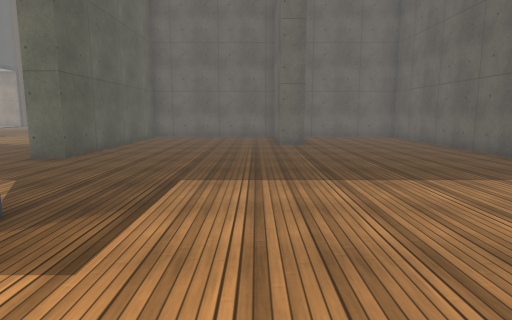
[1] (above)

23 first-person views from a walk through a scene from a Unity 3-D project. The camera is 1.3 m above the floor, tilts 8° down and sees 75° across. The floor is counted in squares, 1 m on a side. Each view is taken from the middle of a square. On the plan, view 1 faces up. The plan holds only what a view shows up to about 14 squares ahead; the rest is blank. The place goes on beyond the plan. The player character is not drawn. Some animated figures are not drawn. Surface patterns are stand-ins for the level's own textures.

[2]
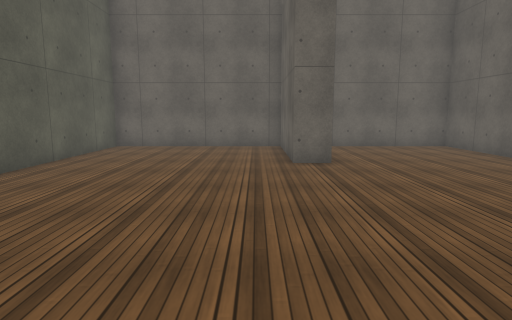

[3]
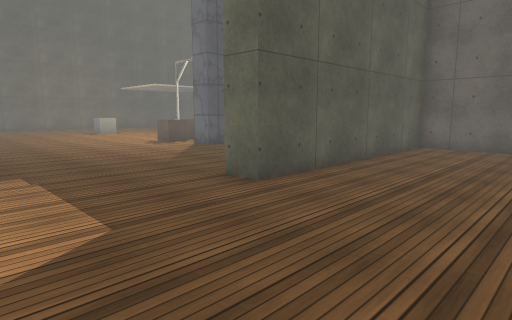

[4]
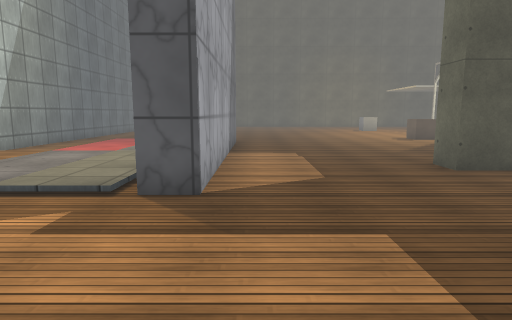

[5]
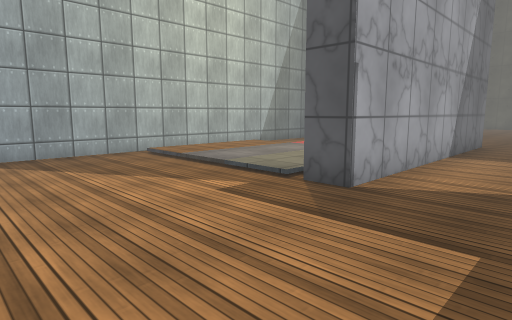

[6]
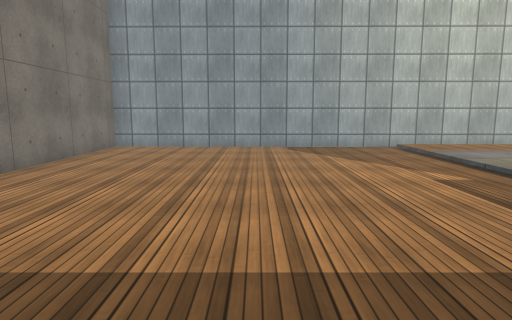

[7]
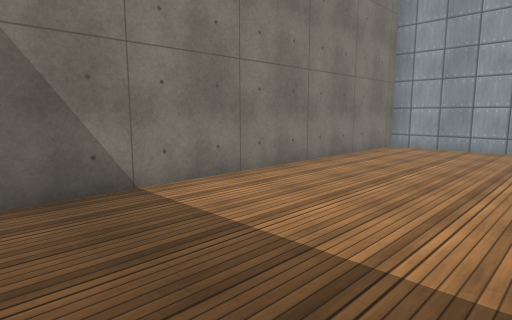

[8]
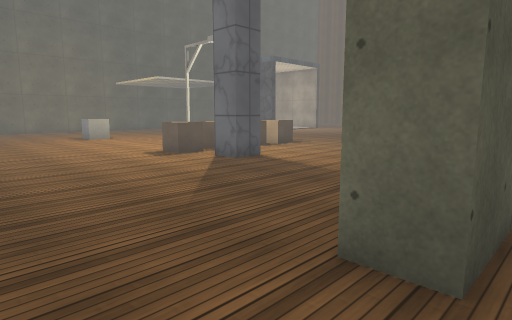

[9]
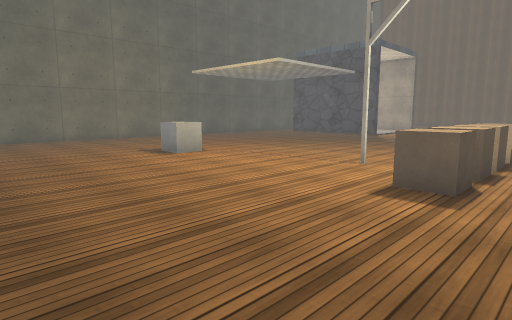

[10]
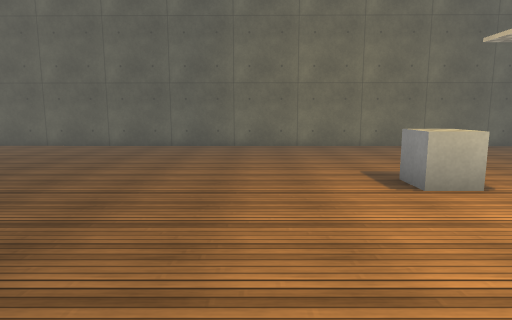

[11]
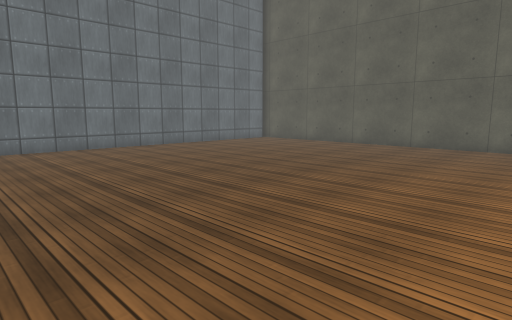

[12]
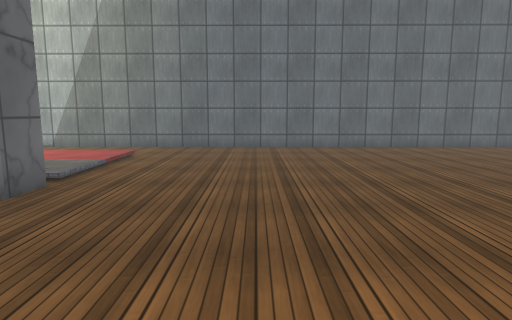

[13]
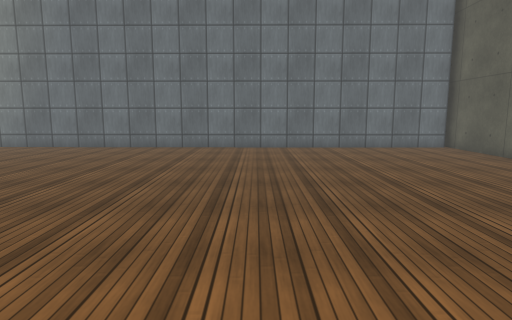

[14]
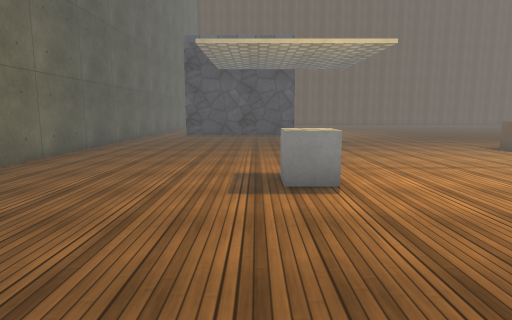

[15]
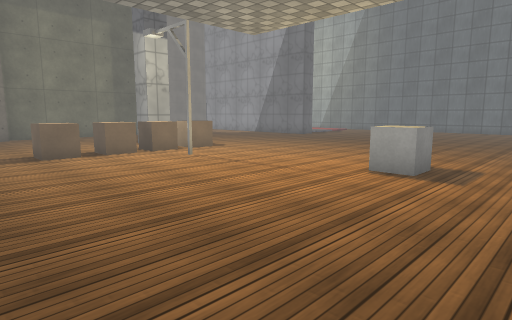

[16]
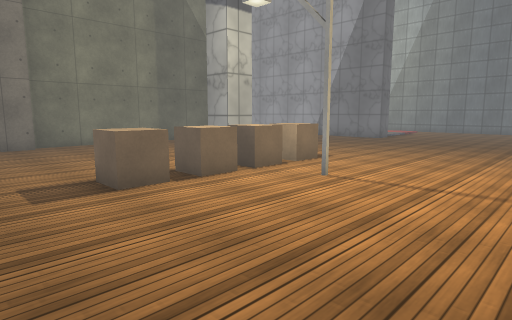

[17]
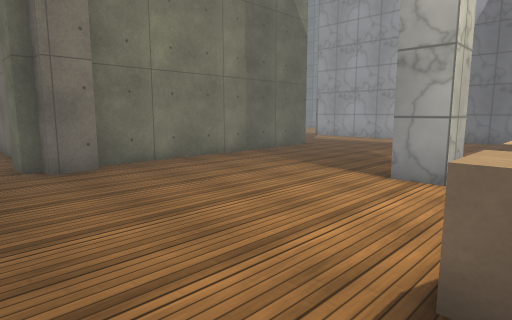

[18]
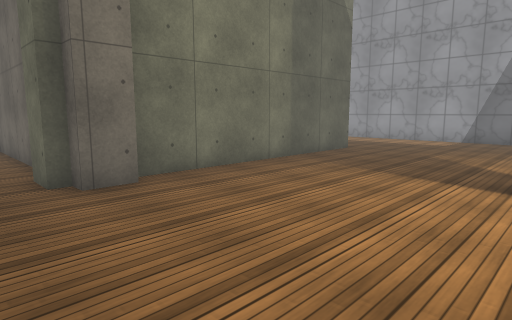

[19]
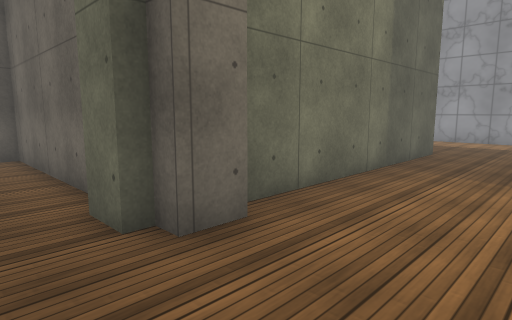

[20]
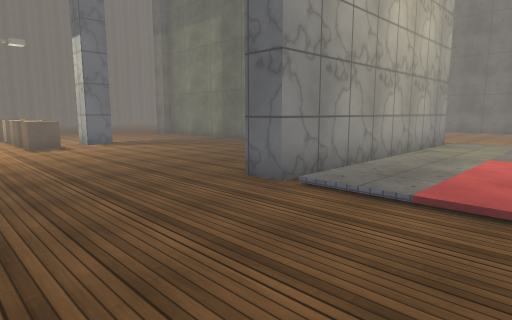

[21]
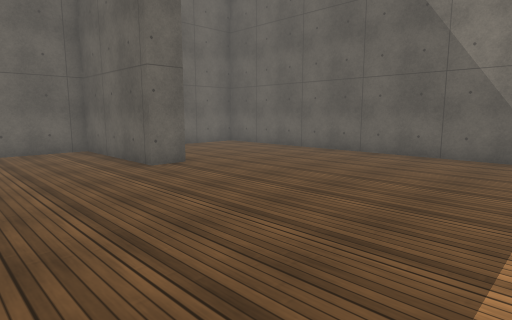

[22]
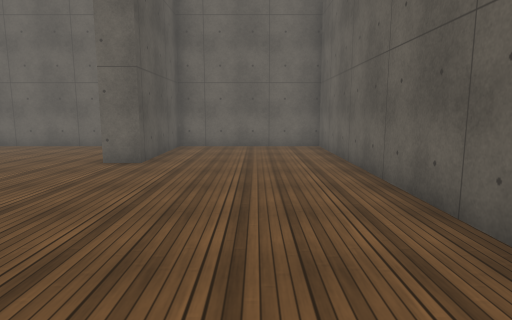

[23]
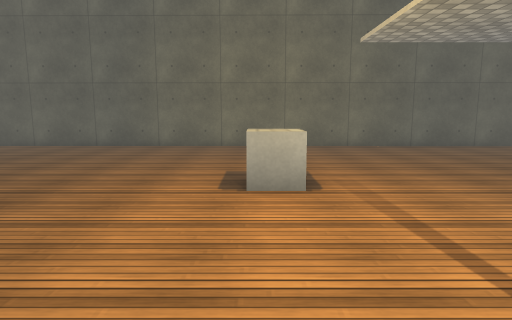

### Floor plan
Points are (right, up) in squares from view 1. A wall is a line through its corners. A room is listed if a view was taken in it or the views show most of it. See-through windows are left out.
Room 1 (views 1, 2, 3, 4, 5, 6, 7, 8, 9, 10, 11, 12, 13, 14, 15, 16, 17, 18, 19, 20, 21, 22, 23)
walls: (-13.2, 4.1) (-3.2, 4.1) (-3.2, 3.1) (-13.2, 3.1) (-13.2, 4.1); (-12.3, 13.4) (-13.2, 13.4) (-13.2, 14.4) (-12.3, 14.4) (-12.3, 13.4); (-7, 18.1) (-7, 19.2) (-6.5, 19.2) (-6.5, 19.6) (-5.5, 19.6); (-4.4, 19.2) (1, 19.2); (-30.2, -3.7) (7.5, -4) (7.5, 18.2) (2, 18.2) (2, 13.7) (1, 13.7) (1, 18.2) (-5.5, 18.2) (-5.5, 9.6) (-6.5, 9.6) (-6.5, 18.1); (-30.2, 21.6) (-30.4, -4.1)
objects: cube (-23, 13) to (-23, 14); cube (-15, 13); cube (-15, 14) to (-15, 15); cube (-15, 16) to (-15, 17); cube (-15, 18) to (-15, 19)

Positions as (right, up) in squares from view 1, and headings:
1: (0, 0), facing up
2: (0, 5), facing up
3: (-1, 5), facing up-left
4: (2, 5), facing left
5: (2, 7), facing down-left
6: (2, 9), facing down
7: (2, 9), facing down-right
8: (-5, 7), facing up-left
9: (-13, 7), facing up-left
10: (-17, 10), facing left
11: (-17, 9), facing down-left
12: (-17, 9), facing down
13: (-23, 9), facing down
14: (-24, 7), facing up
15: (-26, 21), facing down-right
16: (-21, 21), facing down-right
17: (-15, 21), facing down-right
18: (-13, 21), facing down-right
19: (-10, 21), facing down-right
20: (-18, -1), facing up-right
21: (-3, 6), facing up-right
22: (5, 5), facing up
23: (-17, 13), facing left
